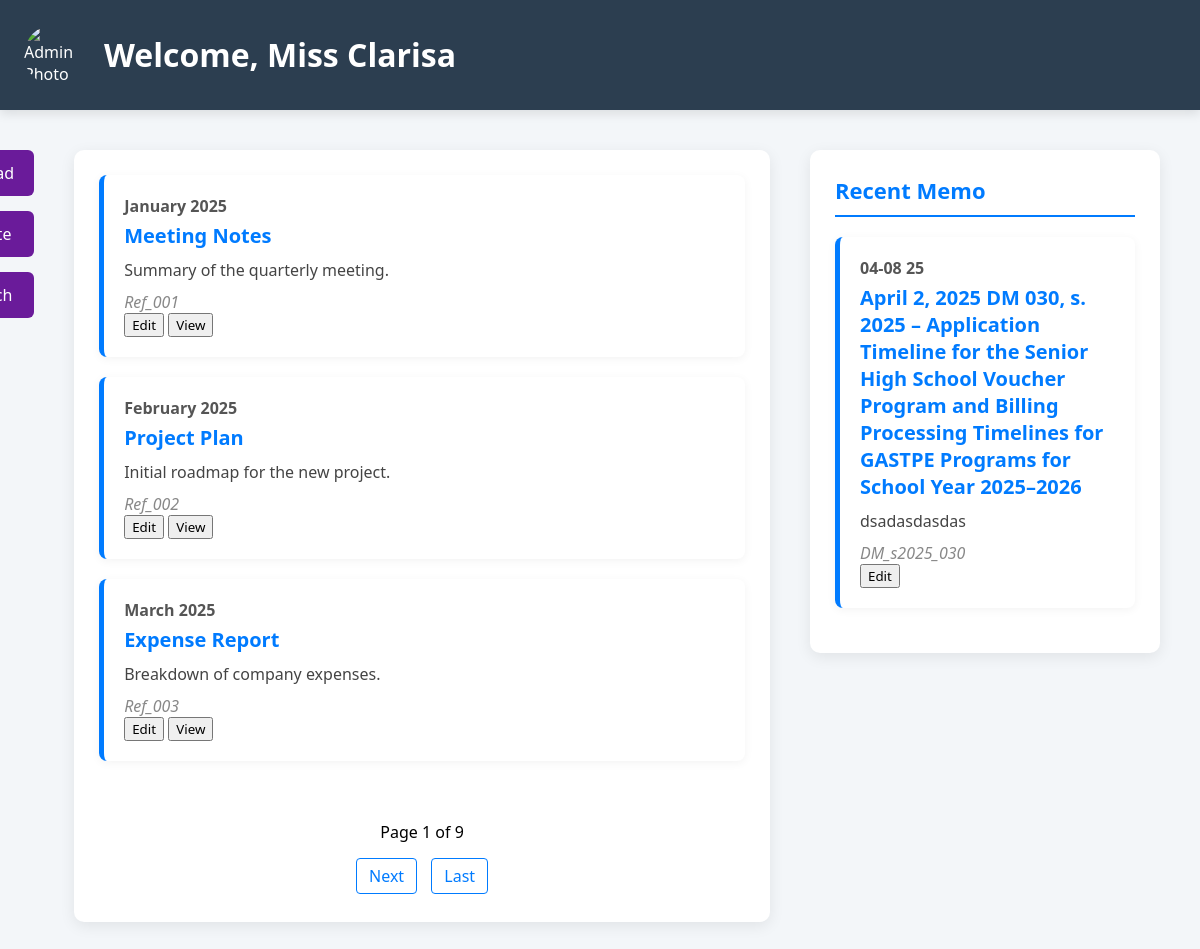
Before: /page2/ with the older database file.
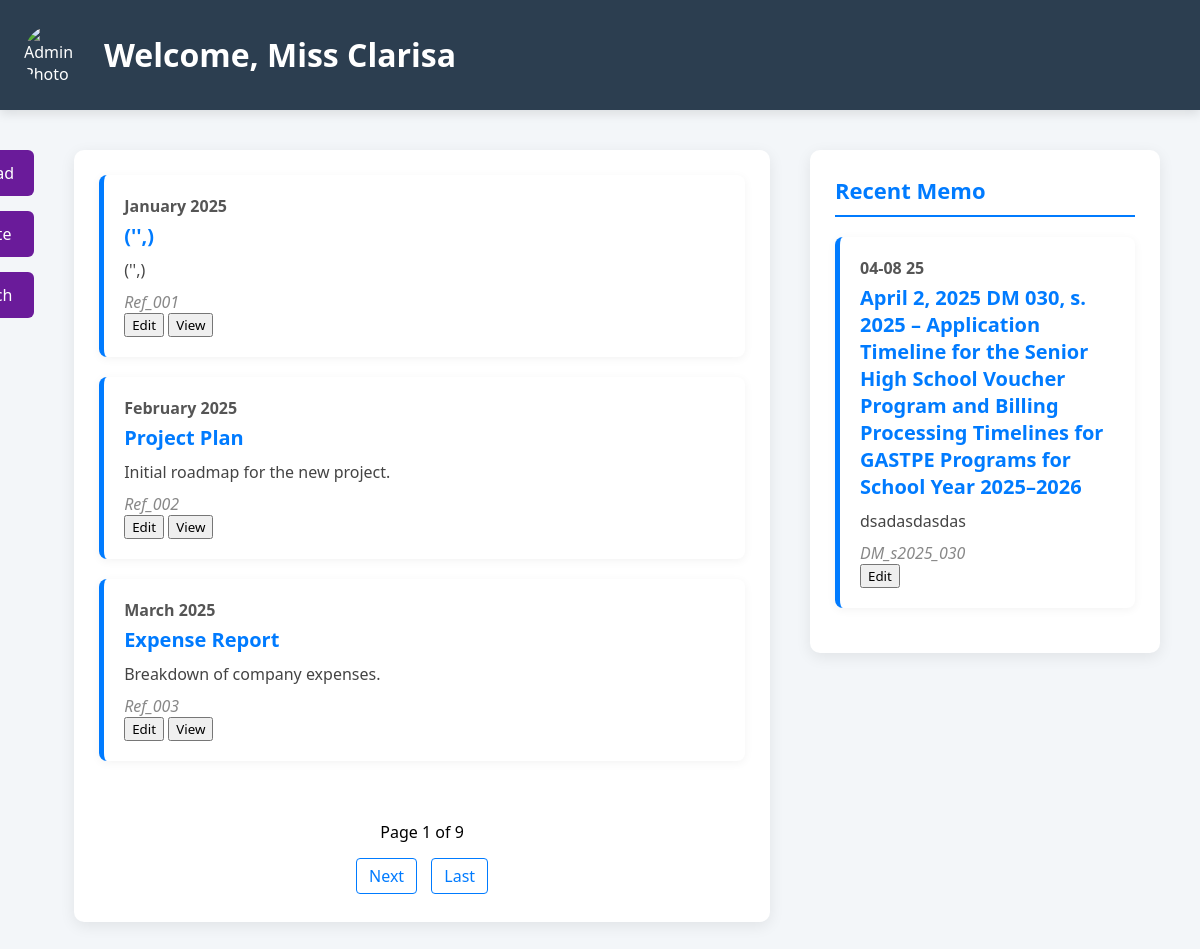
After: the same page with the newer database file.
### admin_user/models.py (models this page shows)
class MemoTable(models.Model):
    title = models.CharField(max_length=255)
    description = models.TextField(max_length=255)
    reference_data = models.CharField(max_length=50)
    month = models.CharField(max_length=50)
    year = models.CharField(max_length=50)
    recent = models.BooleanField(default=True)
    file = models.FileField(upload_to='pdf/')
    class Meta:
        db_table = 'memo_table'

### admin_user/views.py (the view)
# urls.py: path('page2/', views.memo_views, name='memo_views'),
def memo_views(request):
    memo_list = MemoTable.objects.filter(recent=False).values('id','title','description','reference_data','month','year','file')
    memo_list_recent = MemoTable.objects.filter(recent=True).values('id','title','description','reference_data','month','year','file')
    if request.method == 'POST':
        title_search = request.POST.get('title')
        if title_search:
            memo_list = MemoTable.objects.filter(title=title_search).values('id','title','description','reference_data','month','year','file')
    paginator = Paginator(memo_list,3)
    page_number = request.GET.get('page')
    page_obj = paginator.get_page(page_number)
    return render(request,'page2.html',{"page_obj": page_obj,'memo_list_recent':memo_list_recent})

### templates/page2.html (shortened to what this page needs)
<!DOCTYPE html>
<html lang="en">
<head>
</head>
<body>
<header>
  <img src="francis.jpg" alt="Admin Photo">
  <h1>Welcome, Miss Clarisa</h1>
</header>
<main>
  <div class="controls">
    <button onclick="window.location.href='{% url 'memo_upload_views' %}'">Upload</button>
    <button id="myBtnDelete" >Delete</button>
    <button id="myBtnTitle">Search</button>
  </div>
  <div class="memo">
    <div class="memo-content">
      {% for item in page_obj %}
      <div class="directive">
        <div class="date">{{ item.month}} {{ item.year }}</div>
        <div style="color: #007bff;" class="title">{{ item.title }}</div>
        <div class="description">{{ item.description }}</div>
        <div class="reference">{{ item.reference_data }}</div>
        <button id="myBtnUpdate">Edit</button>
        <button onclick="window.location.href='{% url 'memo_check_view' item.id %}'">View</button>
      </div>
      {% empty %}
      <p>No memos available.</p>
      {% endfor %}
    </div>
    <div class="pagination">
      <span>Page {{ page_obj.number }} of {{ page_obj.paginator.num_pages }}</span><br><br>
      {% if page_obj.has_next %}
        <a href="?page={{ page_obj.next_page_number }}">Next</a>
        <a href="?page={{ page_obj.paginator.num_pages }}">Last</a>
      {% endif %}
    </div>
  </div>
  <div class="recent_memo">
    <h2>Recent Memo</h2>
    {% for item in memo_list_recent %}
    <div class="directive">
      <div class="date">{{ item.month}} {{ item.year }}</div>
      <div style="color: #007bff;" class="title">{{ item.title }}</div>
      <div class="description">{{ item.description }}</div>
      <div class="reference">{{ item.reference_data }}</div>
      <button id="myBtnUpdate">Edit</button>
    </div>
    {% endfor %}
  </div>
</main>
</body>
</html>

Changed rows visible on the page:
changed MemoTable "January": title "Meeting Notes" → "('',)"; description "Summary of the quarterly meeting." → "('',)"
